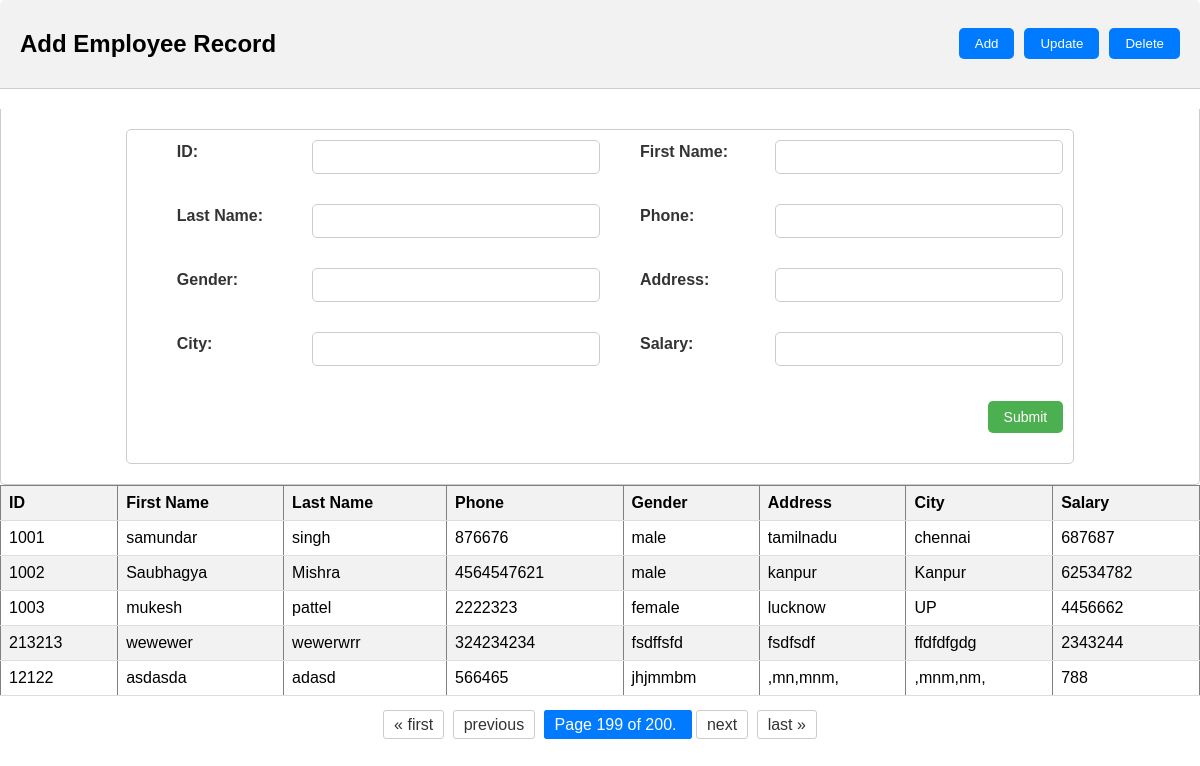
The page /users/?page=199 on the database its author committed.
### acess_management/models.py (models this page shows)
class users(models.Model):
    first_name = models.CharField(max_length = 255)
    last_name = models.CharField(max_length = 255)
    gender = models.CharField(max_length = 255)
    city = models.CharField(max_length = 255)
    phone = models.IntegerField()
    salary = models.IntegerField()
    address = models.CharField(max_length=400)

### acess_management/views.py (the view)
# urls.py: path('users/', views.userData, name='acess_management'),
def userData(request):
    success_msg = None
    if (request.method == 'POST'):
        form = YourForm(request.POST)
        if form.is_valid():
            form_data = form.cleaned_data
            print(form_data)
            your_model_instance = users(
                id=form_data['id'],
                first_name=form_data['first_name'],
                last_name=form_data['last_name'],
                phone=form_data['phone'],
                gender=form_data['gender'],
                address=form_data['address'],
                city=form_data['city'],
                salary=form_data['salary']
            )
            success_msg = True
            your_model_instance.save()
            data = users.objects.all().values()
            paginator = Paginator(data, 5)  # 10 items per page
            page_number = request.GET.get('page')
            page_obj = paginator.get_page(page_number)
            template = loader.get_template('users.html')
            context = {'usersData': page_obj,'success_msg': success_msg}
            return HttpResponse(template.render(context, request))
        else:
            return HttpResponse("Method not allowed!")
    else:
        return datawithpaginator(request,False)

### acess_management/views.py (called while the page is built)
def datawithpaginator(request,context_with_msg):
    data = users.objects.all().values()
    paginator = Paginator(data, 5)  # 10 items per page
    page_number = request.GET.get('page')
    page_obj = paginator.get_page(page_number)
    template = loader.get_template('users.html')
    if(context_with_msg):
        context = {'usersData': page_obj,'success_msg': True}
    else:
        context = {'usersData': page_obj}
    return HttpResponse(template.render(context, request))

### acess_management/templates/users.html (shortened to what this page needs)
<!DOCTYPE html>
<html>
  <head>
  </head>
  <body>
    <div id="main-container">
      <div class="tab-header">
        <div class="header-content">
          <h2 id="header-title">Add Employee Record</h2>
          <div class="action-buttons">
            <button class="btn-add" onclick="showForm('add')">Add</button>
            <button class="btn-update" onclick="showForm('update')">
              Update
            </button>
            <button class="btn-delete" onclick="showForm('delete')">
              Delete
            </button>
          </div>
        </div>
      </div>
      <div class="tab-content">
        <form method="post" id="add">
          <div class="flex">
            <label for="id">ID:</label>
            <input type="number" name="id" id="id" required />
            <label for="first_name">First Name:</label>
            <input type="text" name="first_name" id="first_name" />
          </div>
          <div class="flex">
            <label for="last_name">Last Name:</label>
            <input type="text" name="last_name" id="last_name" />
            <label for="phone">Phone:</label>
            <input type="tel" name="phone" id="phone" />
          </div>
          <div class="flex">
            <label for="gender">Gender:</label>
            <input type="text" name="gender" id="gender" />
            <label for="address">Address:</label>
            <input type="text" name="address" id="address" />
          </div>
          <div class="flex">
            <label for="city">City:</label>
            <input type="text" name="city" id="city" />
            <label for="salary">Salary:</label>
            <input type="number" name="salary" id="salary" />
          </div>
          <div class="flex" style="justify-content: flex-end">
            <button type="submit">Submit</button>
          </div>
        </form>
      </div>
      <table border="1">
        <thead>
          <tr>
            <th>ID</th>
            <th>First Name</th>
            <th>Last Name</th>
            <th>Phone</th>
            <th>Gender</th>
            <th>Address</th>
            <th>City</th>
            <th>Salary</th>
          </tr>
        </thead>
        <tbody>
          {% for item in usersData %}
          <tr>
            <td>{{ item.id }}</td>
            <td>{{ item.first_name }}</td>
            <td>{{ item.last_name }}</td>
            <td>{{ item.phone }}</td>
            <td>{{ item.gender }}</td>
            <td>{{ item.address }}</td>
            <td>{{ item.city }}</td>
            <td>{{ item.salary }}</td>
          </tr>
          {% endfor %}
        </tbody>
      </table>
      <div class="pagination">
        <span class="step-links">
          {% if usersData.has_previous %}
          <a href="?page=1">&laquo; first</a>
          <a href="?page={{ usersData.previous_page_number }}">previous</a>
          {% endif %}
          <span class="current">
            Page {{ usersData.number }} of {{ usersData.paginator.num_pages }}.
          </span>
          {% if usersData.has_next %}
          <a href="?page={{ usersData.next_page_number }}">next</a>
          <a href="?page={{ usersData.paginator.num_pages }}">last &raquo;</a>
          {% endif %}
        </span>
      </div>
    </div>
  </body>
</html>

### acess_management/templates/users.html (style rules this page uses)
body { margin: 0; padding: 0; font-family: Arial, sans-serif; }
.tab-header { background-color: #f2f2f2; padding: 10px 20px; border-top-left-radius: 5px; border-top-right-radius: 5px; border-bottom: 1px solid #ccc; margin-bottom: 20px; }
.tab-content { padding: 20px; border: 1px solid #ccc; border-top: none; border-bottom-left-radius: 5px; border-bottom-right-radius: 5px; }
table { width: 100%; border-collapse: collapse; margin-bottom: 20px; }
th, td { padding: 8px; text-align: left; border-bottom: 1px solid #ddd; }
th { background-color: #f2f2f2; }
tr:nth-child(even) { background-color: #f2f2f2; }
form { width: 80%; margin: 0 auto; padding: 10px; border: 1px solid #ccc; border-radius: 5px; }
label { display: block; margin-bottom: 5px; font-size: 16px; color: #333; font-weight: bold; }
input[type="number"], input[type="text"], input[type="tel"] { width: calc(100% - 12px); padding: 8px; margin-bottom: 10px; border: 1px solid #ccc; border-radius: 5px; transition: border-color 0.3s ease; font-size: 14px; }
button[type="submit"] { background-color: #4caf50; color: white; padding: 8px 16px; border: none; border-radius: 5px; cursor: pointer; margin-top: 5px; font-size: 14px; }
input[type="number"]::placeholder, input[type="text"]::placeholder, input[type="tel"]::placeholder { color: #999; }
.flex { display: flex; justify-content: space-between; margin-bottom: 20px; align-items: center; }
.flex label { flex: 1; margin-left: 40px; margin-bottom: 20px; }
.flex input { flex: 2; }
.pagination { margin-top: 20px; text-align: center; }
.pagination .step-links { display: inline-block; }
.pagination .step-links a { color: #333; text-decoration: none; padding: 5px 10px; margin: 0 2px; border: 1px solid #ccc; border-radius: 3px; }
.pagination .step-links .current { color: #fff; background-color: #007bff; padding: 5px 10px; margin: 0 2px; border: 1px solid #007bff; border-radius: 3px; }
.action-buttons { display: flex; align-items: center; }
.action-buttons button { margin-left: 10px; padding: 8px 16px; border: none; border-radius: 5px; background-color: #007bff; color: #fff; cursor: pointer; }
.header-content { display: flex; justify-content: space-between; }

### rows shown on the page
users: id "1001", first_name "samundar", last_name "singh", phone "876676", gender "male", address "tamilnadu", city "chennai", salary "687687"
users: id "1002", first_name "Saubhagya", last_name "Mishra", phone "4564547621", gender "male", address "kanpur", city "Kanpur", salary "62534782"
users: id "1003", first_name "mukesh", last_name "pattel", phone "2222323", gender "female", address "lucknow", city "UP", salary "4456662"

### other values the page prints
{{ usersData.number }} "199"
{{ usersData.paginator.num_pages }} "200"
